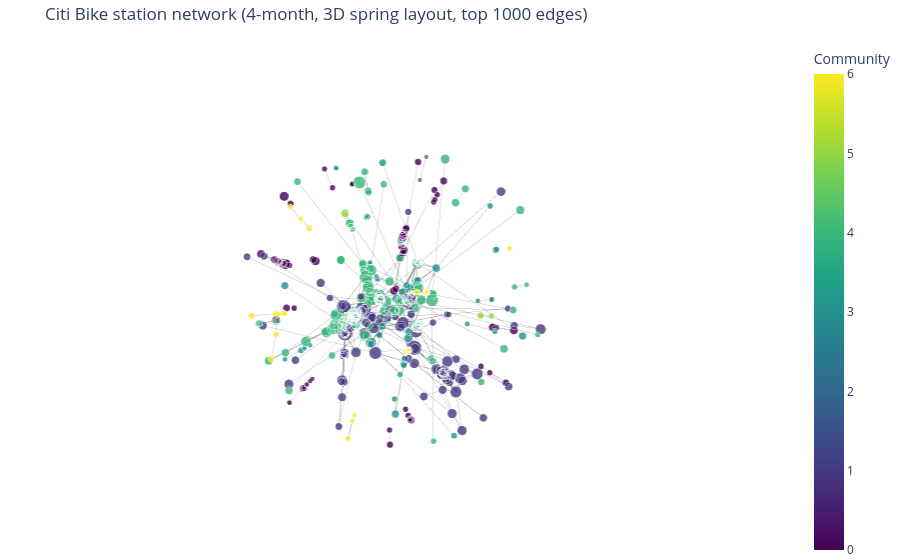

The notebook cell saved with this chart:
### Code cell
#Visualizations
import networkx as nx
import numpy as np
import plotly.graph_objects as go

# 1) Pick top-K edges to show

K = 1000

edges_with_w = [(u, v, d["weight"]) for u, v, d in G_all.edges(data=True)]
edges_with_w.sort(key=lambda x: x[2], reverse=True)
top_edges = edges_with_w[:K]

G_vis = nx.DiGraph()
for u, v, w in top_edges:
    G_vis.add_edge(u, v, weight=w)

print("Visualization graph:", G_vis.number_of_nodes(), "nodes,", G_vis.number_of_edges(), "edges")

pos_3d = nx.spring_layout(G_vis, dim=3, k=0.15, iterations=80, seed=42)


total_strength = {n: in_str_all.get(n, 0) + out_str_all.get(n, 0) for n in G_vis.nodes()}

node_to_comm = df_communities.set_index("station_id")["community_id"].to_dict()
comm_ids = np.array([node_to_comm.get(n, -1) for n in G_vis.nodes()])

strength_vals = np.array([total_strength[n] for n in G_vis.nodes()])
node_sizes = 5 + 15 * (strength_vals / strength_vals.max())  # marker size for plotly


edge_x, edge_y, edge_z = [], [], []
for u, v in G_vis.edges():
    x0, y0, z0 = pos_3d[u]
    x1, y1, z1 = pos_3d[v]
    edge_x += [x0, x1, None]
    edge_y += [y0, y1, None]
    edge_z += [z0, z1, None]

edge_trace = go.Scatter3d(
    x=edge_x,
    y=edge_y,
    z=edge_z,
    mode='lines',
    line=dict(width=1, color='rgba(0,0,0,0.25)'),
    hoverinfo='none'
)

node_x = [pos_3d[n][0] for n in G_vis.nodes()]
node_y = [pos_3d[n][1] for n in G_vis.nodes()]
node_z = [pos_3d[n][2] for n in G_vis.nodes()]

node_text = [
    f"Station: {n}<br>Total strength: {total_strength[n]}<br>Community: {node_to_comm.get(n, 'NA')}"
    for n in G_vis.nodes()
]

node_trace = go.Scatter3d(
    x=node_x,
    y=node_y,
    z=node_z,
    mode='markers',
    marker=dict(
        size=node_sizes,
        color=comm_ids,
        colorscale='Viridis',
        opacity=0.8,
        colorbar=dict(title='Community')
    ),
    text=node_text,
    hoverinfo='text'
)

fig = go.Figure(
    data=[edge_trace, node_trace],
    layout=go.Layout(
        title="Citi Bike station network (4-month, 3D spring layout, top {} edges)".format(K),
        showlegend=False,
        scene=dict(
            xaxis=dict(showbackground=False, showticklabels=False, visible=False),
            yaxis=dict(showbackground=False, showticklabels=False, visible=False),
            zaxis=dict(showbackground=False, showticklabels=False, visible=False),
        ),
        margin=dict(l=0, r=0, b=0, t=40)
    )
)

fig.show()

### Figure 1 — Plotly figure (JSON) as saved in the notebook; plotly's stock layout.template omitted (floating-point values rounded to 4 significant figures; data arrays with more than 128 entries replaced by an {"elided": "..."} marker saying what was removed)
{"data": [{"hoverinfo": "none", "line": {"color": "rgba(0,0,0,0.25)", "width": 1}, "mode": "lines", "type": "scatter3d", "x": {"elided": "3000 float values"}, "y": {"elided": "3000 float values"}, "z": {"elided": "3000 float values"}}, {"hoverinfo": "text", "marker": {"color": {"elided": "485 int values"}, "colorbar": {"title": {"text": "Community"}}, "colorscale": [[0, "#440154"], [0.1111, "#482878"], [0.2222, "#3e4989"], [0.3333, "#31688e"], [0.4444, "#26828e"], [0.5556, "#1f9e89"], [0.6667, "#35b779"], [0.7778, "#6ece58"], [0.8889, "#b5de2b"], [1, "#fde725"]], "opacity": 0.8, "size": {"elided": "485 float values"}}, "mode": "markers", "text": {"elided": "485 str values"}, "type": "scatter3d", "x": {"elided": "485 float values"}, "y": {"elided": "485 float values"}, "z": {"elided": "485 float values"}}], "layout": {"margin": {"b": 0, "l": 0, "r": 0, "t": 40}, "scene": {"xaxis": {"showbackground": false, "showticklabels": false, "visible": false}, "yaxis": {"showbackground": false, "showticklabels": false, "visible": false}, "zaxis": {"showbackground": false, "showticklabels": false, "visible": false}}, "showlegend": false, "title": {"text": "Citi Bike station network (4-month, 3D spring layout, top 1000 edges)"}}}
